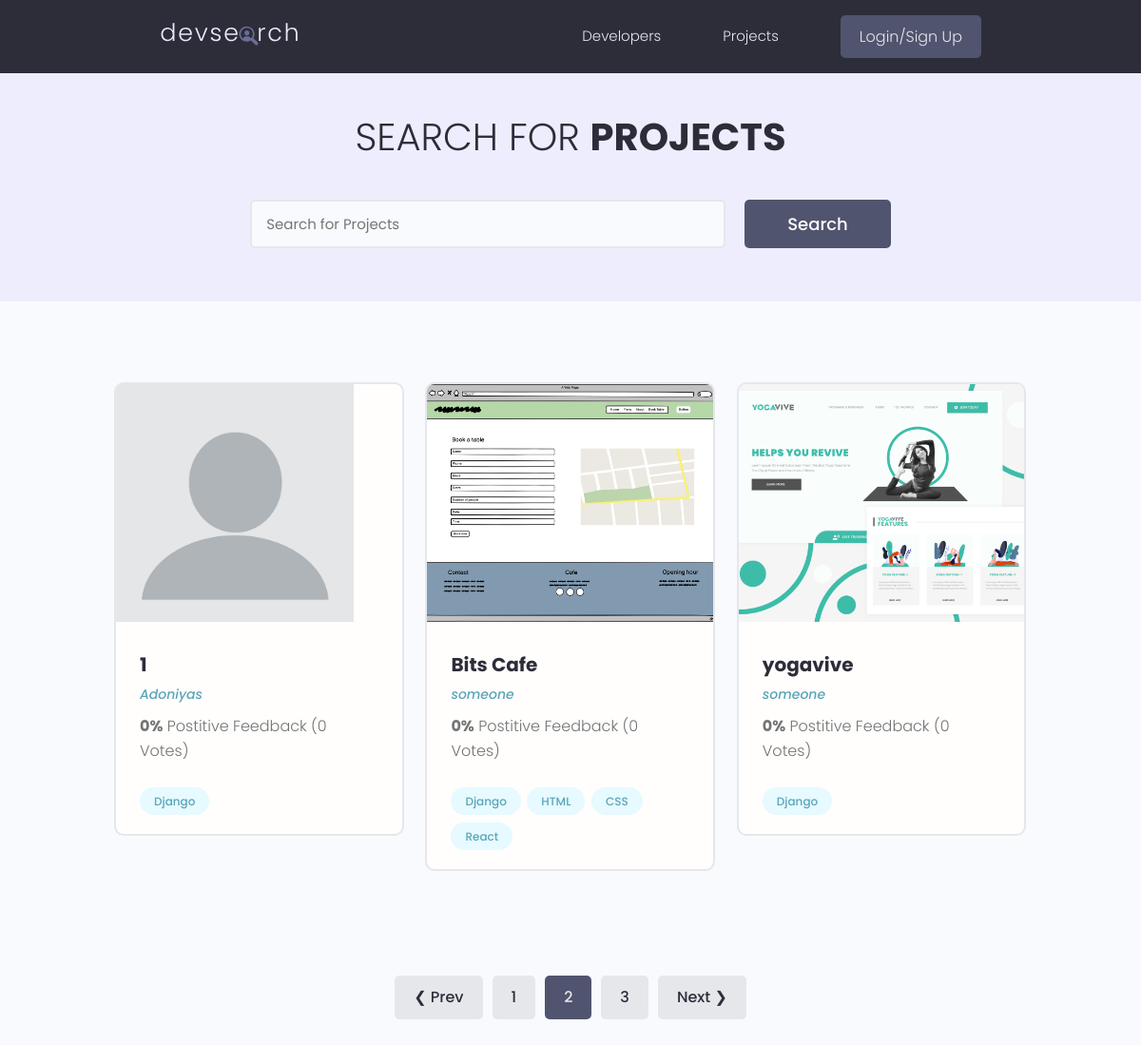
Screenshot of /projects/?page=2 with the database file from the repository.
### projects/models.py (models this page shows, shortened)
class Project(models.Model):
    id = models.UUIDField(default = uuid4, unique=True, primary_key=True, editable=False)
    owner = models.ForeignKey(Profile, on_delete=models.CASCADE, null= True)
    title = models.CharField(max_length=200)
    description = models.TextField(null=True, blank=True)
    featured_img = models.ImageField(upload_to="project_img")
    demo_link = models.CharField(max_length=200, null= True, blank=True)
    source_link = models.CharField(max_length=200, null= True, blank=True)
    vote_ratio = models.IntegerField(default=0, null=True, blank=True)
    vote_count = models.IntegerField(default=0, null=True, blank=True)
    tags = models.ManyToManyField('Tag', blank = True)
    created_at = models.DateTimeField(auto_now_add=True)
    class Meta:
        ordering = ['-created_at']

class Tag(models.Model):
    id = models.UUIDField(default=uuid4, unique=True, primary_key=True, editable=False)
    name = models.CharField(max_length=200)
    created_at = models.DateTimeField(auto_now_add=True)
    def __str__(self) -> str:
        return self.name

### users/models.py (models this page shows, shortened)
class Profile(models.Model):
    user = models.OneToOneField(User, on_delete=models.CASCADE)
    id = models.UUIDField(default=uuid4, primary_key=True, editable=False)
    name = models.CharField(max_length=200)
    email = models.EmailField(max_length=200)
    username = models.CharField(max_length=200, blank=True, null=True)
    location = models.CharField(max_length=200, blank=True, null=True)
    short_intro = models.CharField(max_length=200, blank=True, null=True)
    bio = models.TextField(max_length=200, blank=True, null=True)
    profile_pic =models.ImageField(upload_to="profile_pic/", default="profile_pic/default.png")
    social_github = models.CharField(max_length=200, blank=True, null=True)
    social_twitter = models.CharField(max_length=200, blank=True, null=True)
    social_linkedin = models.CharField(max_length=200, blank=True, null=True)
    social_youtube = models.CharField(max_length=200, blank=True, null=True)
    social_website = models.CharField(max_length=200, blank=True, null=True)
    created_at = models.DateTimeField(auto_now_add=True)

### projects/views.py (the view)
# urls.py: path("projects/", include("projects.urls") ),
def projects(request):
    project_query, projects = search_project(request)
    page = request.GET.get('page')
    result = 3
    paginator = Paginator(projects, result)
    try:
        projects = paginator.page(page)
    except PageNotAnInteger:
        page = 1
        projects = paginator.page(page)
    except EmptyPage:
        page = paginator.num_pages
        projects = paginator.page(page)
    context = {"projects": projects, "project_query": project_query, "paginator": paginator}
    return render(request, "projects/projects.html", context)

### projects/utils.py (called while the page is built)
def search_project(request):
    project_query = ''
    if request.GET.get('project_query'):
        project_query = request.GET.get('project_query')
    tags = Tag.objects.filter(name__icontains=project_query)
    projects = Project.objects.distinct().filter(Q(title__icontains=project_query) |
                                      Q(description__icontains=project_query) |
                                      Q(owner__name__icontains=project_query) |
                                      Q(tags__in=tags)
                                      )
    return project_query, projects

### projects/templates/projects/projects.html (shortened to what this page needs)
{% extends 'base.html' %}
  {% block content %}
  <main class="projects">
    <section class="hero-section text-center">
      <div class="container container--narrow">
        <div class="hero-section__box">
          <h2>Search for <span>Projects</span></h2>
        </div>
        <div class="hero-section__search">
          <form class="form" action="#" method="get">
            <div class="form__field">
              <input class="input input--text" id="formInput#search" type="text" name="project_query"
                placeholder="Search for Projects" value="{{project_query}}" />
            </div>
            <input class="btn btn--sub btn--lg" type="submit" value="Search" />
          </form>
        </div>
      </div>
    </section>
    <section class="projectsList">
      <div class="container">
        <div class="grid grid--three">
          {% for project in projects %}
          <div class="column">
            <div class="card project">
              <a href="{% url 'project' project.id %}" class="project">
                <img class="project__thumbnail" src="{{project.featured_img.url}}" alt="project thumbnail" />
                <div class="card__body">
                  <h3 class="project__title">{{project.title}}</h3>
                  <p><a class="project__author" href="profile.html">{{project.owner.name}}</a></p>
                  <p class="project--rating">
                    <span style="font-weight: bold;">{{project.vote_ratio}}%</span> Postitive
                    Feedback ({{project.vote_count}} Vote{{project.vote_count|pluralize:"s"}})
                  </p>
                  <div class="project__tags">
                    {% for tag in project.tags.all %}
                    <span class="tag tag--pill tag--main">
                      <small>{{tag}}</small>
                    </span>
                    {% endfor %}
                  </div>
                </div>
              </a>
            </div>
          </div>
          {% endfor %}
        </div>
      </div>
    </section>
    <div class="pagination">
      <ul class="container">
        {% if projects.has_previous %}
        <li><a href="?page={{projects.previous_page_number}}" class="btn">&#10094; Prev</a></li>
        {% endif %}
        {% for page in paginator.page_range %}
        {% if page == projects.number %}
        <li><a href="?page={{page}}" class="btn btn--sub">{{page}}</a></li>
        {% else %}
        <li><a href="?page={{page}}" class="btn btn-link">{{page}}</a></li>
        {% endif %}
        {% endfor %}
        {% if projects.has_next %}
        <li><a href="?page={{projects.next_page_number}}" class="btn">Next &#10095;</a></li>
        {% endif %}
      </ul>
    </div>
  </main>
{% endblock %}

### static/styles/app.css (style rules this page uses)
:root { --color-sub: #2d2d39; }
.btn--sub { background-color: var(--color-sub-light); }
.card { border: 2px solid var(--color-light); }
img { width: 100%; }
.hero-section { height: 40vh; display: flex; align-items: center; background-color: var(--color-sub); }
.hero-section__box { margin-bottom: 4rem; }
.hero-section__box > h2, .hero-section__box > h2 > span { font-size: 4rem; color: var(--color-light); line-height: 1.3; text-transform: uppercase; }
.hero-section__box > h2 { font-weight: 300; }
.hero-section__box > h2 > span { font-weight: 700; }
.hero-section__search > .form { display: flex; align-items: center; justify-content: center; gap: 2rem; }
.hero-section__search > .form input.input--text { width: 50rem; }
.pagination { margin-top: 8rem; margin-bottom: 10rem; }
.pagination > ul { flex-wrap: wrap; list-style: none; display: flex; align-items: center; justify-content: center; gap: 1rem; }
.pagination .btn { color: var(--color-sub); }
.pagination .btn.btn--sub { color: var(--color-light); }
.project__author { font-size: 1.4rem; font-style: italic; }
.project--rating { margin-bottom: 1.6em; margin-top: .5em; }
.projects > .hero-section { background: var(--color-sub-lighter); height: 30vh; }
.projects .hero-section__box { margin-bottom: 2.5rem; }
.projects .hero-section__box > h2 { color: var(--color-sub); }
.projects .hero-section__box > h2 > span { font-weight: 700; color: var(--color-sub); }
.projectsList { margin-top: 8rem; }
.project__thumbnail { height: 25rem; object-fit: cover; object-position: top center; }
.project__title { font-size: 2rem; font-weight: 700; color: var(--color-sub); }

### static/uikit/styles/modules/_variables.css (style rules this page uses)
:root { --color-main: #5aa5b9; --color-main-light: #e6faff; --color-sub: #3f4156; --color-sub-light: #51546e; --color-sub-lighter: #ededfd; --color-text: #737373; --color-gray: #8b8b8b; --color-light: #e5e7eb; --color-light-gray: #767676; --color-bg: #f8fafd; --color-white: #fffefd; --color-white-light: #f3f3f3; --color-success: #359e64; --color-success-bg: #def8e8; --color-error: #fc4b0b; --color-error-bg: #fff2ee; --font-base: 'Poppins', arial, helvetica, 'Segoe UI', roboto, ubuntu, sans-serif; --font-monospace: 'Fira Code', 'Courier New', courier, monospace; --font-regular: 300; --font-medium: 500; --font-bold: 700; --generic-shadow: 1px 1px 5px #00000010; --generic-transition: all 0.3s ease-in-out; }

### static/uikit/styles/modules/_base.css (style rules this page uses)
* { margin: 0; padding: 0; box-sizing: border-box; text-rendering: optimizeLegibility; color: inherit; font-size: inherit; }
html { font-size: 50%; }
@media only screen and (min-width: 480px) { html { font-size: 56.25%; } }
@media only screen and (min-width: 1200px) { html { font-size: 62.5%; } }
body { line-height: 1.6; font-weight: 400; font-size: 1.5rem; color: var(--color-text); background-color: var(--color-bg); min-height: 100vh; }

### static/uikit/styles/modules/_typography.css (style rules this page uses)
* { font-family: var(--font-base); }
h2 { font-size: 3.6rem; font-weight: var(--font-bold); }
h3 { font-size: 3.2rem; font-weight: var(--font-medium); }
p, span, strong { font-size: 1.6rem; color: var(--color-text); font-weight: var(--font-regular); }
a { padding-bottom: 2px; text-decoration: none; display: inline-block; color: var(--color-main); font-weight: var(--font-medium); }

### static/uikit/styles/modules/_utilities.css (style rules this page uses)
.container { width: 92%; max-width: 165rem; margin: 0 auto; box-sizing: border-box; }
.container--narrow { width: 92%; max-width: 120rem; }
@media screen and (min-width: 1000px) { .container { width: 90%; } }
@media screen and (min-width: 1000px) { .container--narrow { width: 85%; } }
@media screen and (min-width: 1200px) { .container { width: 80%; } }
@media screen and (min-width: 1200px) { .container--narrow { width: 72%; } }
.text-center { text-align: center; }

### static/uikit/styles/modules/_button.css (style rules this page uses)
.btn { display: inline-block; position: relative; cursor: pointer; background-color: var(--color-light); font-weight: var(--font-medium); color: var(--color-sub); text-decoration: none; padding: 1rem 2rem; border-radius: 0.5rem; border: none; width: -webkit-fit-content; width: -moz-fit-content; width: fit-content; height: -webkit-fit-content; height: -moz-fit-content; height: fit-content; font-size: 1.6rem; outline-width: 0; outline-color: transparent; -webkit-backface-visibility: hidden; backface-visibility: hidden; transition: all 0.3s ease-in-out; }
.btn--sub { background-color: var(--color-sub); color: var(--color-white); }
.btn--lg { font-size: 1.8rem; padding: 1.2rem 4.5rem; }

### rows the page displays
Project: featured_img (placeholder picture), title "1", owner.name "Adoniyas", vote_ratio "0", vote_count "0"
Tag: name "Django"
Project: featured_img (picture), title "Bits Cafe", owner.name "someone", vote_ratio "0", vote_count "0"
Tag: name "HTML"
Tag: name "CSS"
Tag: name "React"
Project: featured_img (picture), title "yogavive", owner.name "someone", vote_ratio "0", vote_count "0"

### other values shown
{{ page }} "1" "3"
{{ page }} "2"
